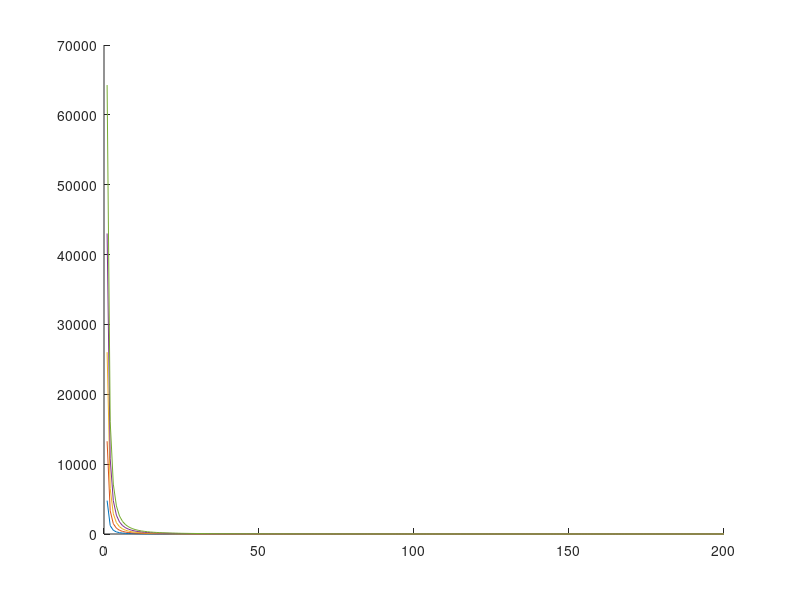

Reproduce this figure in MATLAB. (Note: this script raises an error after producing the figure.)
nickel_thickness = 0.3; % Nickel thickness in mm
nickel_width_range = [0.75:0.5:2.75]; % Nickel width range in mm

onderdonk_seconds = @(I, A, t, Ta) log10((t/(234+Ta))+1)./((33.*((I)/A).^2));
I = 1:200; % Range of currents we care about

figure
hold on;

for i = 1:size(nickel_width_range, 2)
    cmil = nickel_thickness * nickel_width_range(i) * 1973.53;
    time = onderdonk_seconds(I, cmil, 1455, 40);
    plot(I, time)
    legendInfo{i} = sprintf("%.2f mm", nickel_width_range(i)); 
end

xline(20);
xline(80);

ylim([0 120]) % Only want to see up to 2 minutes
title("Fusible Links Width (0.3mm thickness)");xlabel("Current (A)");ylabel("Time (s)");
legend(legendInfo)
hold off;
